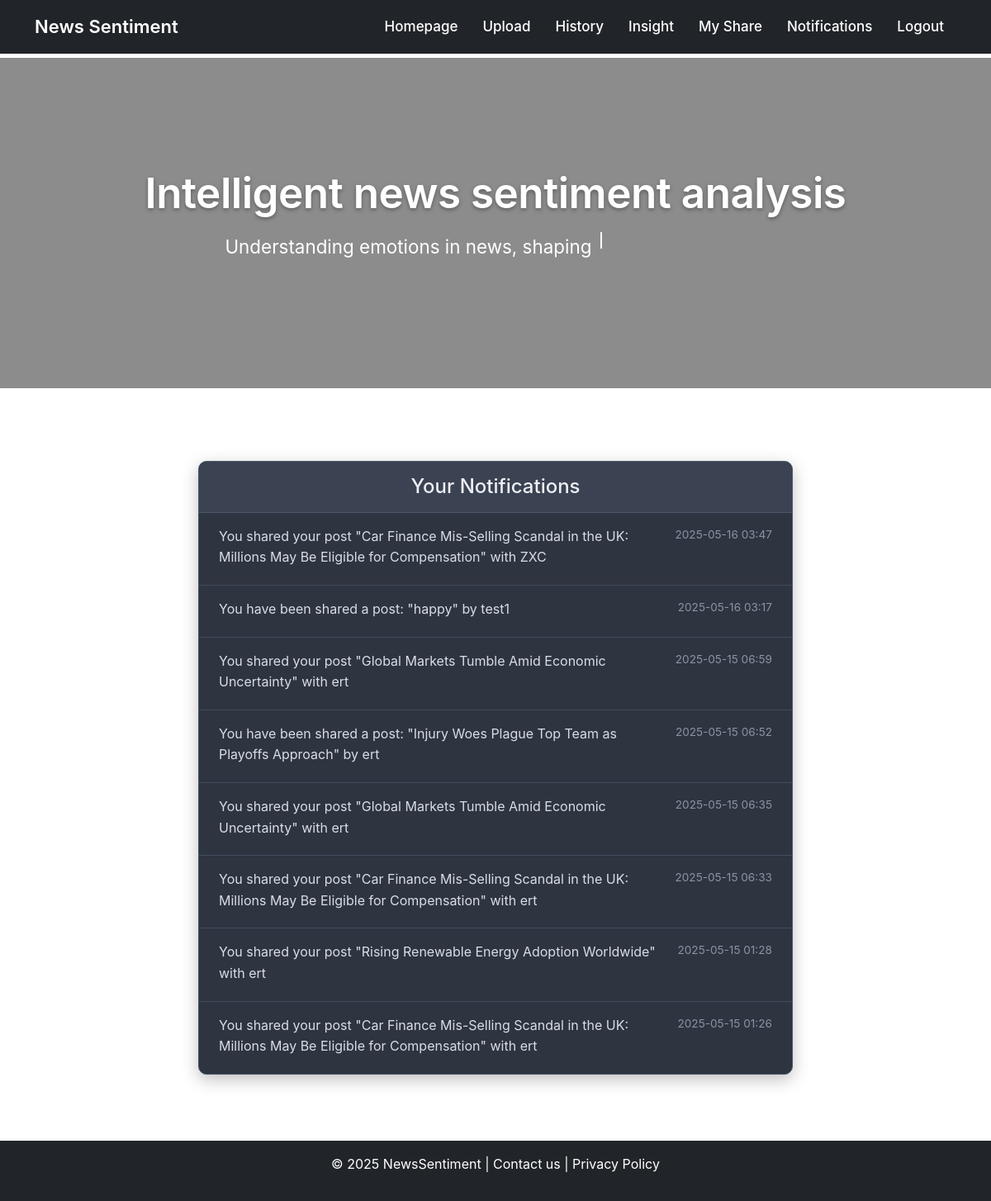
Screenshot of /notifications/notifications (signed in) with the database file from the repository.
### app/models.py (models this page shows, shortened)
class Notification(db.Model):
    id = db.Column(db.Integer, primary_key=True)
    user_id = db.Column(db.Integer, db.ForeignKey('user.id'), index=True)
    message = db.Column(db.String(256))
    timestamp = db.Column(db.DateTime, default=datetime.utcnow)
    is_read = db.Column(db.Boolean, default=False)
    user = db.relationship('User', backref='notifications')

### app/routes/notification_routes.py (the view)
@notify_bp.route("/notifications")
@login_required
def notifications():
    notifications = Notification.query.filter_by(user_id=current_user.id).order_by(Notification.timestamp.desc()).all()
    return render_template("notifications.html", notifications=notifications)

### app/models.py (called while the page is built)
@login.user_loader
def load_user(id):
    return db.session.get(User, int(id))

### app/templates/notifications.html (shortened to what this page needs)
{% extends "base.html" %}
{% block content %}
<div class="container mt-5 mb-5">
    <div class="row justify-content-center">
        <div class="col-md-10 col-lg-8">
            <div class="card notifications-card">
                <div class="card-header notifications-card-header text-center">
                    <h2 class="mb-0">Your Notifications</h2>
                </div>
                <div class="card-body p-0">
                    {% if notifications %}
                        <ul class="list-group list-group-flush">
                            {% for notif in notifications %}
                            <li class="list-group-item notification-item {% if not notif.is_read %}notification-item-unread{% endif %}">
                                <div class="d-flex w-100 justify-content-between">
                                    <p class="mb-1 notification-message">{{ notif.message }}</p>
                                    <small class="notification-timestamp">{{ notif.timestamp.strftime('%Y-%m-%d %H:%M') }}</small>
                                </div>
                            </li>
                            {% endfor %}
                        </ul>
                    {% else %}
                        <div class="text-center p-4 no-notifications-message">
                            <p class="mb-0">You have no new notifications.</p>
                        </div>
                    {% endif %}
                </div>
            </div>
        </div>
    </div>
</div>
{% endblock %}

### app/static/css/homepage.css (style rules this page uses)
body { font-family: -apple-system, BlinkMacSystemFont, 'Segoe UI', Roboto, Helvetica, Arial, sans-serif, 'Apple Color Emoji', 'Segoe UI Emoji', 'Segoe UI Symbol'; margin: 0; -webkit-font-smoothing: antialiased; -moz-osx-font-smoothing: grayscale; line-height: 1.6; background-image: url('../images/background.jpg'); background-attachment: fixed; background-size: cover; background-position: center center; background-repeat: no-repeat; padding-top: 70px; min-height: 100vh; display: flex; flex-direction: column; }
.notifications-card { background-color: #2E3440; border: 1px solid #4C566A; border-radius: 10px; box-shadow: 0 6px 20px rgba(0, 0, 0, 0.25); color: #D8DEE9; margin-bottom: 2rem; }
.notifications-card .notifications-card-header { background-color: #3B4252; color: #ECEFF4; padding: 1rem 1.5rem; border-bottom: 1px solid #4C566A; border-top-left-radius: calc(10px - 1px); border-top-right-radius: calc(10px - 1px); }
.notifications-card .notifications-card-header h2 { font-size: 1.5rem; font-weight: 500; }
.notifications-card .list-group-flush .list-group-item { background-color: transparent; border-color: #434C5E; padding: 1rem 1.5rem; }
.notifications-card .list-group-flush:last-child .list-group-item:last-child { border-bottom: 0; }
.notification-item .notification-message { color: #D8DEE9; flex-grow: 1; padding-right: 1rem; }
.notification-item .notification-timestamp { color: #8A94A3; font-size: 0.85em; white-space: nowrap; }

### rows the page displays
Notification: message "You shared your post \"Car Finance Mis-Selling Scandal in the UK: Millions May Be Eligible for Compensation\" with ZXC", timestamp "2025-05-16 03:47"
Notification: message "You have been shared a post: \"happy\" by test1", timestamp "2025-05-16 03:17"
Notification: message "You shared your post \"Global Markets Tumble Amid Economic Uncertainty\" with ert", timestamp "2025-05-15 06:59"
Notification: message "You have been shared a post: \"Injury Woes Plague Top Team as Playoffs Approach\" by ert", timestamp "2025-05-15 06:52"
Notification: message "You shared your post \"Global Markets Tumble Amid Economic Uncertainty\" with ert", timestamp "2025-05-15 06:35"
Notification: message "You shared your post \"Car Finance Mis-Selling Scandal in the UK: Millions May Be Eligible for Compensation\" with ert", timestamp "2025-05-15 06:33"
Notification: message "You shared your post \"Rising Renewable Energy Adoption Worldwide\" with ert", timestamp "2025-05-15 01:28"
Notification: message "You shared your post \"Car Finance Mis-Selling Scandal in the UK: Millions May Be Eligible for Compensation\" with ert", timestamp "2025-05-15 01:26"
